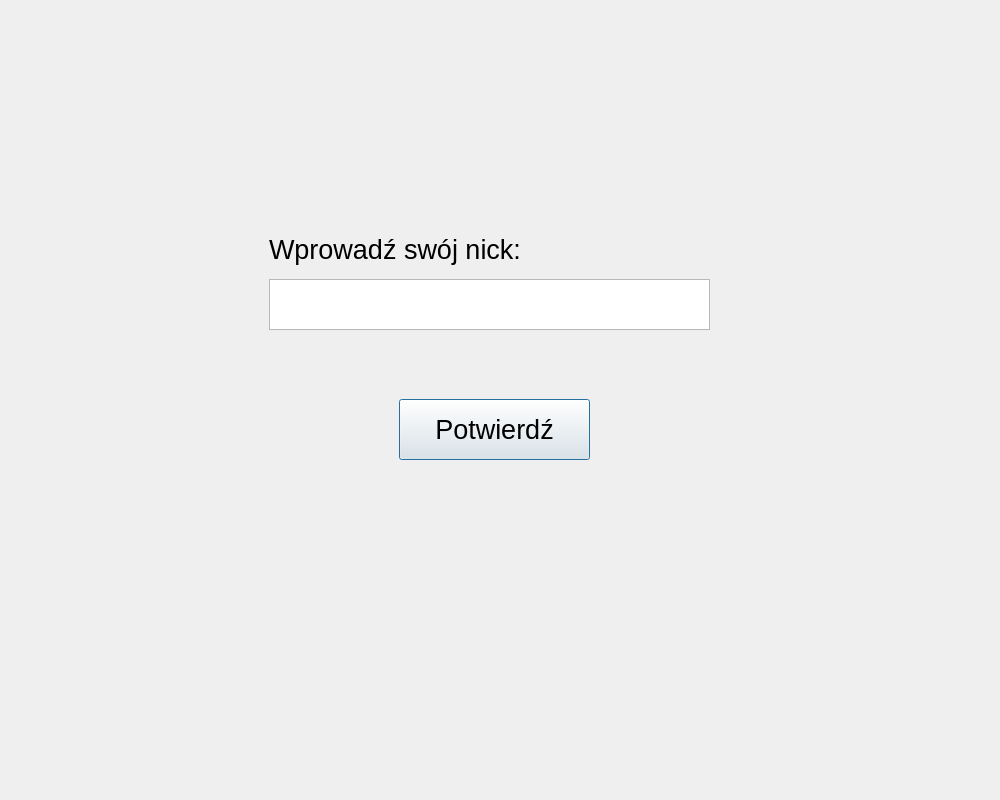
<?xml version="1.0" encoding="UTF-8"?>
<ui version="4.0">
 <class>Dialog</class>
 <widget class="QDialog" name="Dialog">
  <property name="geometry">
   <rect>
    <x>0</x>
    <y>0</y>
    <width>1000</width>
    <height>800</height>
   </rect>
  </property>
  <property name="windowTitle">
   <string>Dialog</string>
  </property>
  <widget class="QWidget" name="widget" native="true">
   <property name="geometry">
    <rect>
     <x>-1</x>
     <y>-1</y>
     <width>1001</width>
     <height>801</height>
    </rect>
   </property>
   <property name="styleSheet">
    <string notr="true"/>
   </property>
   <widget class="QLabel" name="nickLabel">
    <property name="geometry">
     <rect>
      <x>270</x>
      <y>230</y>
      <width>441</width>
      <height>41</height>
     </rect>
    </property>
    <property name="font">
     <font>
      <pointsize>20</pointsize>
     </font>
    </property>
    <property name="text">
     <string>Wprowadź swój nick:</string>
    </property>
   </widget>
   <widget class="QTextEdit" name="nickTextEdit">
    <property name="geometry">
     <rect>
      <x>270</x>
      <y>280</y>
      <width>441</width>
      <height>51</height>
     </rect>
    </property>
    <property name="font">
     <font>
      <pointsize>20</pointsize>
     </font>
    </property>
   </widget>
   <widget class="QPushButton" name="nickSubmitButton">
    <property name="geometry">
     <rect>
      <x>400</x>
      <y>400</y>
      <width>191</width>
      <height>61</height>
     </rect>
    </property>
    <property name="font">
     <font>
      <pointsize>20</pointsize>
     </font>
    </property>
    <property name="text">
     <string>Potwierdź</string>
    </property>
   </widget>
   <widget class="QLabel" name="nickErrorLabel">
    <property name="geometry">
     <rect>
      <x>270</x>
      <y>330</y>
      <width>441</width>
      <height>31</height>
     </rect>
    </property>
    <property name="font">
     <font>
      <pointsize>14</pointsize>
     </font>
    </property>
    <property name="styleSheet">
     <string notr="true">color:red
</string>
    </property>
    <property name="text">
     <string/>
    </property>
   </widget>
  </widget>
 </widget>
 <resources/>
 <connections/>
</ui>
